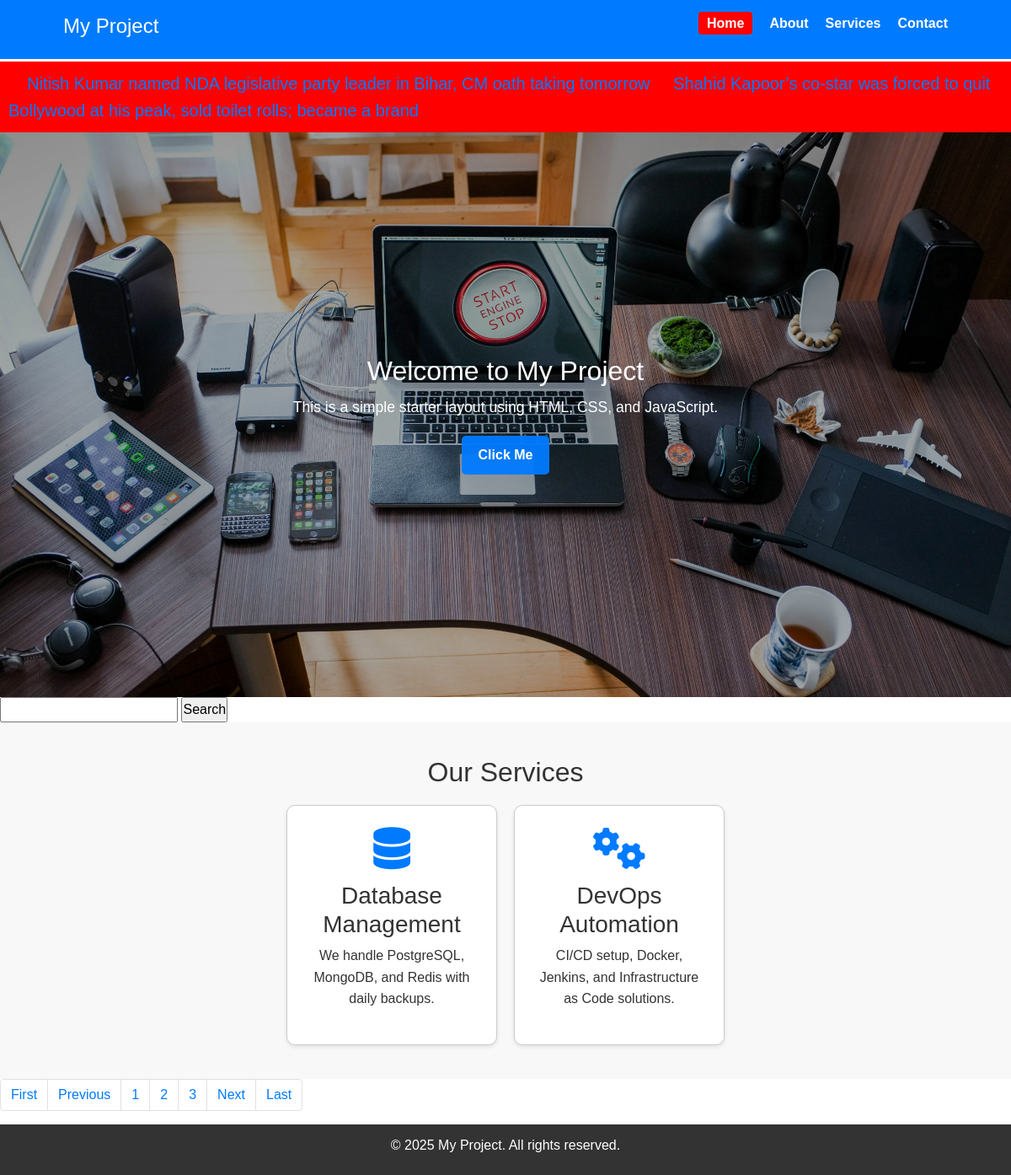
Screenshot of /?page=2 with the database file from the repository.
### news/models.py (models this page shows)
class News(models.Model):
    news_title=models.CharField(max_length=100)
    news_desc=HTMLField()
    news_image=models.FileField(upload_to="news/",max_length=255,null=True,default=None)
    news_slug=AutoSlugField(populate_from="news_title",unique=True,null=True,default=None)

### Service/models.py (models this page shows)
class Service(models.Model):
    service_icon=models.CharField(max_length=50)
    service_title=models.CharField(max_length=50)
    service_des=models.TextField()

### MySite/views.py (the view)
# urls.py: path('',views.homePage,name="home"),
def homePage(request):
    newsData=News.objects.all()
    serviceData=Service.objects.all()
    paginator=Paginator(serviceData,2)
    page_number=request.GET.get("page")
    ServiceDataFinal=paginator.get_page(page_number)
    totalPages=ServiceDataFinal.paginator.num_pages
    data={
           "serviceData":ServiceDataFinal,
           "newsData":newsData,
           "lastpage":totalPages,
           "total_pages":[n+1 for n in range(totalPages)]
    }
    return render(request,"index.html",data)

### templates/index.html
{% extends 'base.html' %}
{% block content %}
<marquee class="fixed-marquee" onmouseover="stop()" onmouseout="start()">
{% for news in newsData%} &nbsp; &nbsp;
  <a href="newsDetails/{{news.news_slug}}">{{news.news_title}}</a>
{% endfor %}
</marquee>
  <main>
    <section class="hero" style="text-align:center; padding:40px 0;">
      <h2>Welcome to My Project</h2>
      <p>This is a simple starter layout using HTML, CSS, and JavaScript.</p>
      <button id="clickBtn">Click Me</button>
    </section>
    <div class="row">
      <div class="col-12">
        <form method="get">
          <input type="text" name="servicename" value="">
          <input type="submit" value="Search">
        </form>
      </div>
    </div>
    <section class="services" style="padding:40px 20px; background-color:#f8f8f8;">
      <h2 style="text-align:center;">Our Services</h2>
      <div style="display:flex; flex-wrap:wrap; justify-content:center; gap:20px; margin-top:20px;">
         {% for i in serviceData%}
        <div style="border:1px solid #ccc; border-radius:10px; width:250px; padding:25px; text-align:center; background:white; box-shadow:0 2px 5px rgba(0,0,0,0.1);">
          <i class="{{i.service_icon}}" style="font-size:50px; color:#007BFF; margin-bottom:15px;"></i>
          <h3>{{i.service_title}}</h3>
          <p>{{i.service_des | safe }}</p>
        </div>
        {% empty %}
           <h2>No Data Found</h2>
         {% endfor %}
      </div>
    </section>
    <nav aria-label="...">
      <ul class="pagination">
        <ul class="pagination justify-content-center">
          {% if serviceData.has_previous %}
          <li class="page-item">
            <a class="page-link" href="/?page=1" tabindex="-1">First</a>
          </li>
          <li class="page-item">
            <a class="page-link" href="/?page={{serviceData.previous_page_number}}" tabindex="-1">Previous</a>
          </li>
          {% endif %}
          {% for n in total_pages %}
          <li class="page-item"><a class="page-link" href="/?page={{n}}">{{n}}</a></li>
          {% endfor %}
          {% if serviceData.has_next%}
          <li class="page-item">
            <a class="page-link" href="/?page={{serviceData.next_page_number}}">Next</a>
          </li>
          <li class="page-item">
            <a class="page-link" href="/?page={{lastpage}}">Last</a>
          </li>
          {% endif %}
        </ul>
      </ul>
    </nav>
  </main>
{% endblock %}

### static/css/style.css (style rules this page uses)
* { margin: 0; padding: 0; box-sizing: border-box; }
:root { --header-h: 70px; --footer-h: 60px; }
html, body { height: 100%; }
body { font-family: Arial, sans-serif; color: #333; line-height: 1.6; display: flex; flex-direction: column; min-height: 100vh; }
main { width: 100%; }
.hero { position: relative; text-align: center; color: #fff; overflow: visible; min-height: calc(100vh - var(--header-h) - var(--footer-h)); display: flex; flex-direction: column; justify-content: center; align-items: center; padding: 40px 20px; background-image: url("../img/laptop.jpg"); background-size: cover; background-position: center; background-repeat: no-repeat; background-color: #f4f4f4; }
.hero::before { content: ""; position: absolute; inset: 0; background: rgba(0,0,0,0.35); z-index: 0; }
.hero > * { position: relative; z-index: 1; max-width: 1000px; }
.hero h2 { font-size: 2em; margin-bottom: 10px; }
.hero p { font-size: 1.1em; margin-bottom: 20px; }
.hero button { background: rgba(0,123,255,0.95); color: #fff; border: none; padding: 10px 20px; cursor: pointer; border-radius: 5px; font-weight: 600; }
.fixed-marquee { margin-top:0; background:red; color: white; padding: 10px; font-size: 20px; border-top: 3px solid #ffffff; display: block; }

### rows the page displays
News: news_title "Nitish Kumar named NDA legislative party leader in Bihar, CM oath taking tomorrow"
News: news_title "Shahid Kapoor’s co-star was forced to quit Bollywood at his peak, sold toilet rolls; became a brand"
Service: service_title "Database Management", service_des "We handle PostgreSQL, MongoDB, and Redis with daily backups."
Service: service_title "DevOps Automation", service_des "CI/CD setup, Docker, Jenkins, and Infrastructure as Code solutions."

### other values shown
{{ n }} "1" "2" "3"
